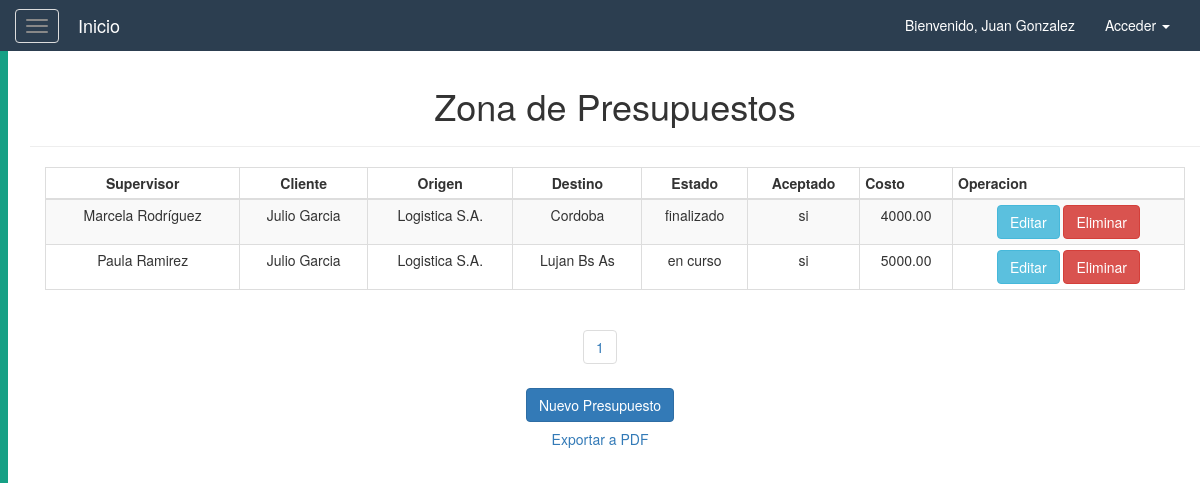
The page /logistica/vista_presupuestos.php (signed in) on the database its author committed.
### tables this page shows
CREATE TABLE `presupuesto` (
  `idPresupuesto` int(11) NOT NULL,
  `idCliente` int(11) DEFAULT NULL,
  `idUsuario` int(11) DEFAULT NULL,
  `idViaje` int(11) DEFAULT NULL,
  `tiempo_estimado` time DEFAULT NULL,
  `km_previstos` int(11) DEFAULT NULL,
  `combustible_previsto` int(11) DEFAULT NULL,
  `costo_real` decimal(12,2) DEFAULT NULL,
  `aceptado` enum('si','no') NOT NULL DEFAULT 'no',
  `estado` enum('en curso','finalizado','cancelado') NOT NULL DEFAULT 'en curso'
);

CREATE TABLE `usuario` (
  `idUsuario` int(11) NOT NULL,
  `tipo_doc` varchar(45) DEFAULT NULL,
  `num_doc` int(11) DEFAULT NULL,
  `nombre` varchar(45) DEFAULT NULL,
  `fecha_nacimiento` date DEFAULT NULL,
  `rol` enum('chofer','admin','supervisor','mecanico') NOT NULL DEFAULT 'chofer',
  `password` varchar(45) DEFAULT NULL,
  `tipo_licencia` varchar(20) DEFAULT NULL,
  `nro_licencia` int(11) DEFAULT NULL
);

CREATE TABLE `cliente` (
  `idCliente` int(11) NOT NULL,
  `cuit` varchar(11) DEFAULT NULL,
  `razon` varchar(45) DEFAULT NULL,
  `dom_numero` int(11) DEFAULT NULL,
  `dom_calle` varchar(45) DEFAULT NULL,
  `dom_cp` varchar(45) DEFAULT NULL,
  `dom_piso` varchar(45) DEFAULT NULL,
  `telefono` varchar(45) DEFAULT NULL
);

CREATE TABLE `viaje` (
  `idViaje` int(11) NOT NULL,
  `idPresupuesto` int(11) DEFAULT NULL,
  `idCliente` int(11) DEFAULT NULL,
  `fecha` datetime DEFAULT NULL,
  `origen` varchar(45) DEFAULT NULL,
  `destino` varchar(45) DEFAULT NULL,
  `tipo_carga` varchar(45) DEFAULT NULL,
  `tiempo` int(11) DEFAULT NULL,
  `combustible` int(11) DEFAULT NULL,
  `km_totales` int(11) DEFAULT NULL,
  `latitud` varchar(45) DEFAULT NULL,
  `longitud` varchar(45) DEFAULT NULL
);

### resources/db/control.php (called while the page is built, shortened)
<?php
    class controlDB{
        function __construct(){
            try{
            $host="localhost";
            $dbname="logistica";
            $user="root";
            $pass="";
            $this->con=mysqli_connect($host,$user,$pass) or die("No se puede conectar con la base de datos.");
            mysqli_select_db($this->con,$dbname)or die("No se encuentra la base de datos.");
            mysqli_set_charset($this->con, "utf8");
            }catch(Exception $ex){
                throw $ex;
            }
        }
        function consultar($sql){
        $link=$this->con;
        $stmt = mysqli_prepare($link, $sql);
        mysqli_stmt_execute($stmt);
        $result = $stmt->get_result();
        $data=null;
        while($fila=$result->fetch_assoc()){
            $data[]=$fila;
        }
        return $data;
        }
    }
?>

### resources/library/presupuestos_pag.php (called while the page is built, shortened)
<?php
    $tamagno_paginas = 6;
    if(isset($_GET['pagina'])){
        $pag = $_GET['pagina'];
    } else {
        $pag = 1;
    }
    $empezar_desde = ($pag-1) * $tamagno_paginas;
    $datos = $obj -> consultar("
	SELECT c.razon, u.nombre, p.idPresupuesto,p.idCliente,p.tiempo_estimado,p.estado,p.aceptado,p.costo_real,p.km_previstos,p.combustible_previsto,v.destino, v.origen
    FROM presupuesto p JOIN cliente c on c.idCliente=p.idCliente JOIN
    usuario u on u.idUsuario=p.idUsuario join viaje v on v.idViaje=p.idViaje
    ORDER BY u.nombre LIMIT $empezar_desde, $tamagno_paginas");
    $num_filas = count($obj->consultar("SELECT * FROM presupuesto"));
    $total_paginas = ceil($num_filas/$tamagno_paginas);
?>

### logistica/vista_presupuestos.php (the view, shortened to what this page needs)
<!DOCTYPE html>
<html lang="es">
<head>
    <?php
        require_once($_SERVER['DOCUMENT_ROOT'].'/resources/config.php');
        $obj = new controlDB();
        include $LIBRARY_PATH.'/presupuestos_pag.php';
    ?>
</head>
<body>
    <?php
        require_once($_SERVER['DOCUMENT_ROOT'].'/resources/templates/header.php');
    ?>
    <div id="wrapper">
        <?php
            require_once($_SERVER['DOCUMENT_ROOT'].'/resources/templates/sidebar.php');
        ?>
        <div id="page-content-wrapper">
            <div class="container-fluid">
                <div class="row">
                    <div class="col-lg-12 text-center">
                        <div class="container">
                            <div class="row">
                                <div class="col">
                                    <h1>Zona de Presupuestos</h1>
                                    <hr/>
                                </div>
                            </div>
                        </div>
                        <div class="container">
                            <div class="row">
                                <div class="col-lg-12 col-md-12 col-sm-12 col-xs-12">
                                    <div class="table-responsive">
                                        <table class="table table-striped table-bordered table-condensed table-hover">
                                            <thead>
                                                <th  class="text-center">Supervisor</th>
                                                <th  class="text-center">Cliente</th>
                                                <th  class="text-center">Origen</th>
                                                <th  class="text-center">Destino</th>
                                                <th  class="text-center">Estado</th>
                                                <th  class="text-center">Aceptado</th>
                                                <th>Costo</th>
                                                <th>Operacion</th>
                                            </thead>
                                            <?php foreach($datos as $td){ ?>
                                            <tr>
                                                <td><?php echo $td['nombre']; ?></td>
                                                <td><?php echo $td['razon']; ?></td>
                                                <td><?php echo $td['origen']; ?></td>
                                                <td><?php echo $td['destino']; ?></td>
                                                <td><?php echo $td['estado']; ?></td>
                                                <td><?php echo $td['aceptado']; ?></td>
                                                <td><?php echo $td['costo_real']; ?></td>
                                                <td class="text-center">
                                                    <a href="editarPresupuesto.php?id=<?php echo $td["idPresupuesto"]?>" class="btn btn-info">Editar</button>
                                                    </a>
                                                     <a href="bdPresupuestos.php?id=<?php echo $td["idPresupuesto"]?>&funcion=eliminar">
                                                        <button class="btn btn-danger">Eliminar</button>
                                                    </a>
                                                </td>
                                            </tr>
                                            <?php } ?>
                                        </table>
                                    </div>
                                </div>
                            </div>
                        </div>
                        <div class="row">
                            <div class="col">
                                <?php
                                    for($i = 1; $i <= $total_paginas; $i++){
                                    echo "<ul class='pagination'>
                                        <li><a href='?pagina=".$i."'>".$i."</a></li>
                                    </ul>";}
                                ?>
                            </div>
                        </div>
                        <div class="row">
                                <div class="col">
                                    <a href="resgistrarPresupuesto.php" class="btn btn-primary">Nuevo Presupuesto</a>
                                </div>
                        </div>
                        <div class="row">
                            <a href="exportarPresupuestos.php">
                                <button class="btn btn-link">Exportar a PDF</button>
                            </a>
                        </div>
                    </div>
                </div>
            </div>
        </div>
    </div>
</body>
</html>

### resources/css/menuLateral.css (style rules this page uses)
#page-content-wrapper { width: 100%; height: 100%; position: absolute; padding: 15px; }

### rows shown on the page
presupuesto: idUsuario.nombre "Marcela Rodríguez", idCliente.razon "Julio Garcia", idViaje.origen "Logistica S.A.", idViaje.destino "Cordoba", estado "finalizado", aceptado "si", costo_real "4000.00"
presupuesto: idUsuario.nombre "Paula Ramirez", idCliente.razon "Julio Garcia", idViaje.origen "Logistica S.A.", idViaje.destino "Lujan Bs As", estado "en curso", aceptado "si", costo_real "5000.00"

### other values the page prints
$_SESSION['usuario'] "Juan Gonzalez"
